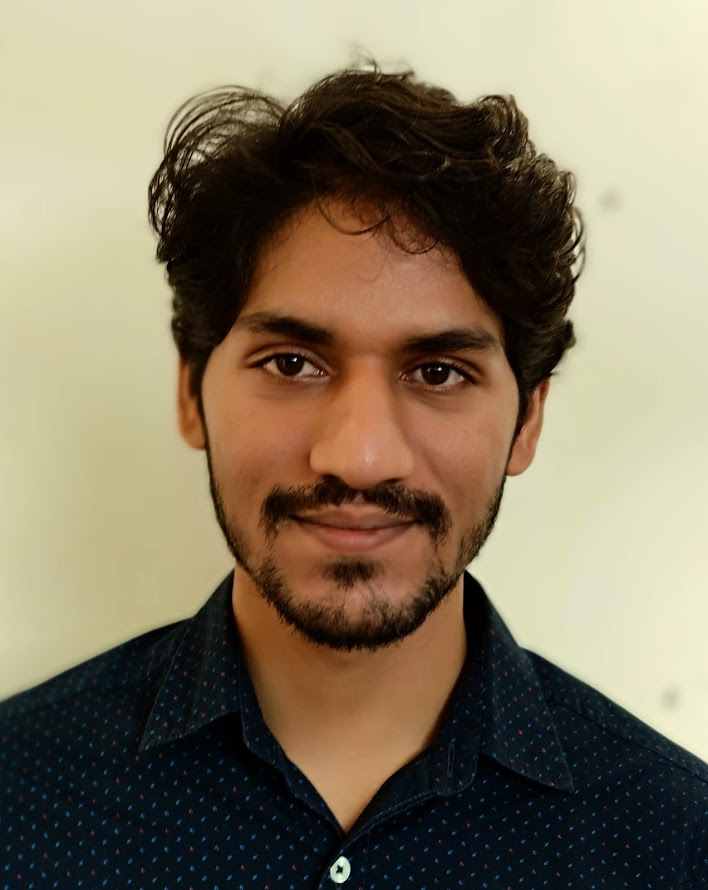
%> input picture s.JPG, 708 x 890 px
$ octave img_processing.m   (GNU Octave 9; MATLAB toolbox functions it lacks are replaced by stand-ins)
%> lines starting %> are read from the running program, lines starting %| are printed output that depends on the picture
%% EE210 Project
%% 2D convolution of the image with given matrix
img=imread('s.JPG');
%> img is the input picture: size 890x708x3 uint8; mean R, G, B 131.7, 119.8, 97
h=(1/49)*ones(7,7);
third=img(:,:,3); second=img(:,:,2); first=img(:,:,1);
con_3=conv2(third,h); con_2=conv2(second,h); con_1=conv2(first,h);
%> after `con_1=conv2(first,h)`:
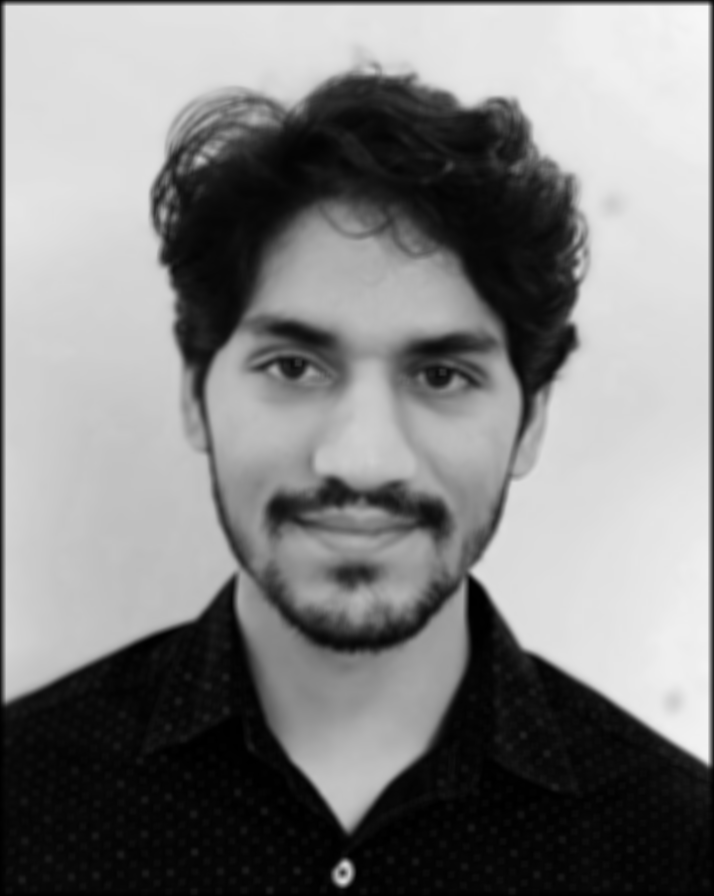
%> con_1: size 896x714 double; min 0.0612, max 246.9, mean 129.8
con_1=uint8(con_1); con_2=uint8(con_2); con_3=uint8(con_3);
figure(1) ; imshow(con_1);
figure(2); imshow(con_2);
figure(3); imshow(con_3);
filt_img=cat(3,con_1,con_2,con_3); %image created after first filter i.e., convolution with h
figure(4); imshow(filt_img);
%% Addition of noise
%noise generation
[r,c]=size(con_1);
%> r = 896; c = 714
randn('state',1);
m=0; var=0.2;
n_img = imnoise(filt_img,'gaussian',m,var);  % added noise
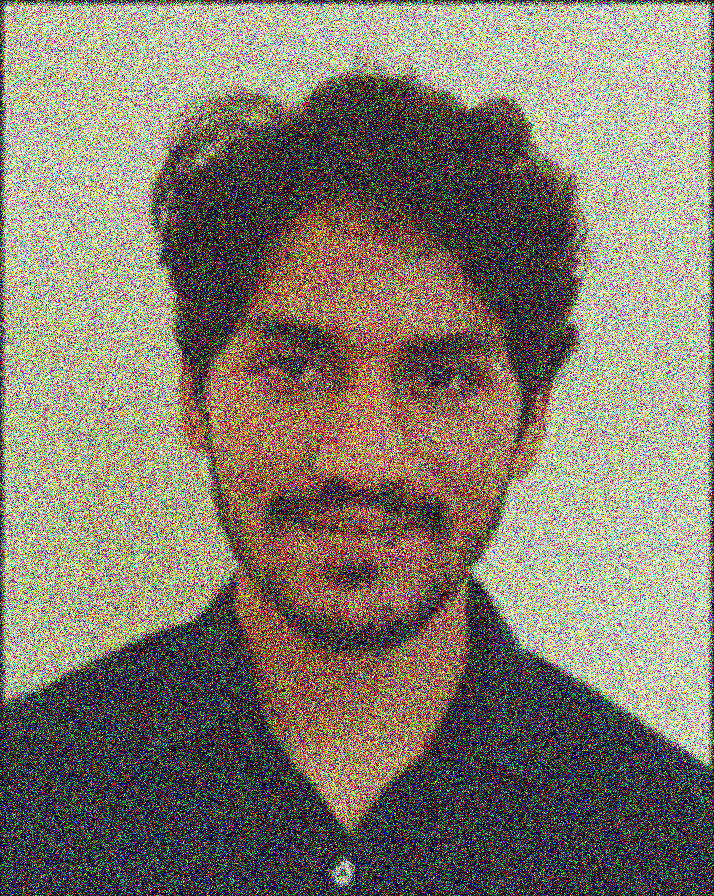
%> n_img: size 896x714x3 uint8; mean R, G, B 130.1, 121.7, 106.7
n_img_1=uint8(conv2(n_img(:,:,1),h));
n_img_2=uint8(conv2(n_img(:,:,2),h));
n_img_3=uint8(conv2(n_img(:,:,3),h));
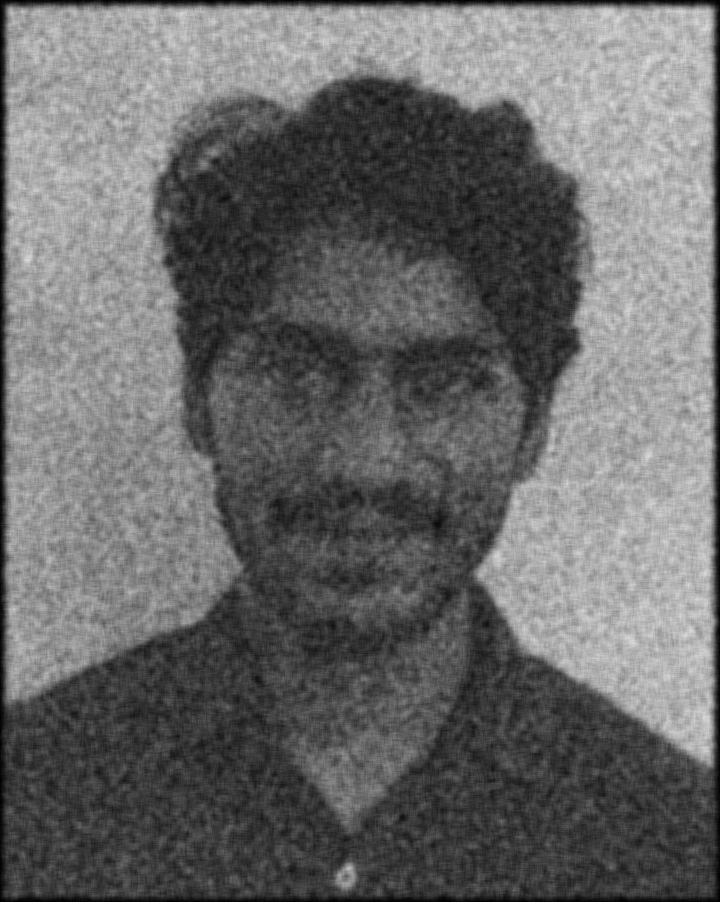
%> n_img_3: size 902x720 uint8; min 0, max 222, mean 105.1
y=cat(3,n_img_1,n_img_2,n_img_3);
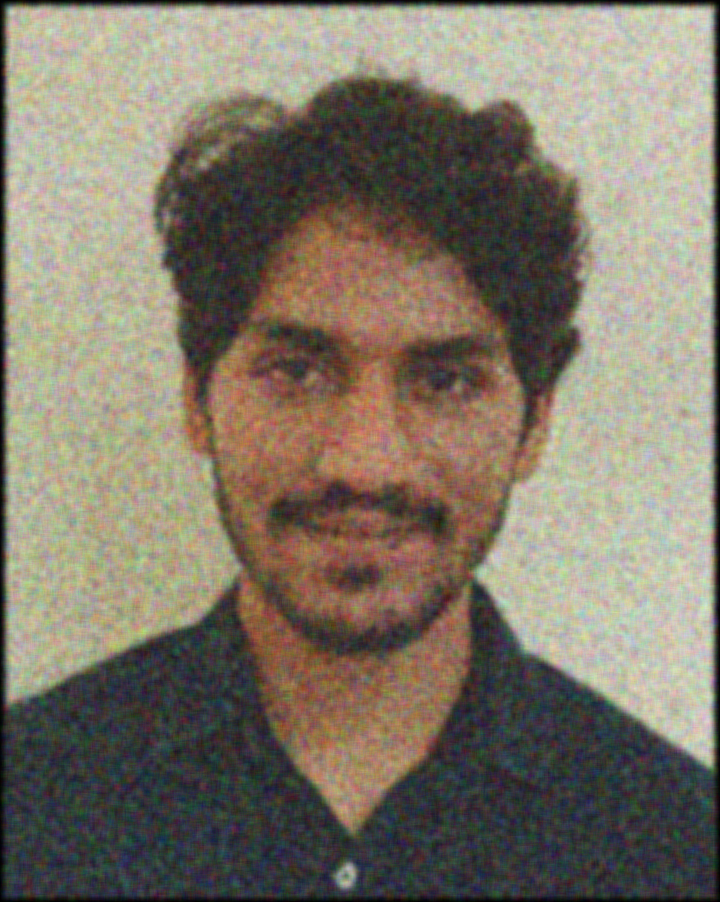
%> y: size 902x720x3 uint8; mean R, G, B 128.2, 119.9, 105.1
figure(5); imshow(y); title('for variance = 0.2')
Y_w=fft2(y); % Discrete fourier transform of y
F1=log(abs(fftshift(Y_w(:,:,1)))); subplot(221), surf(F1), shading flat; title('Fourier plot');
%> after `F1=log(abs(fftshift(Y_w(:,:,1))))`:
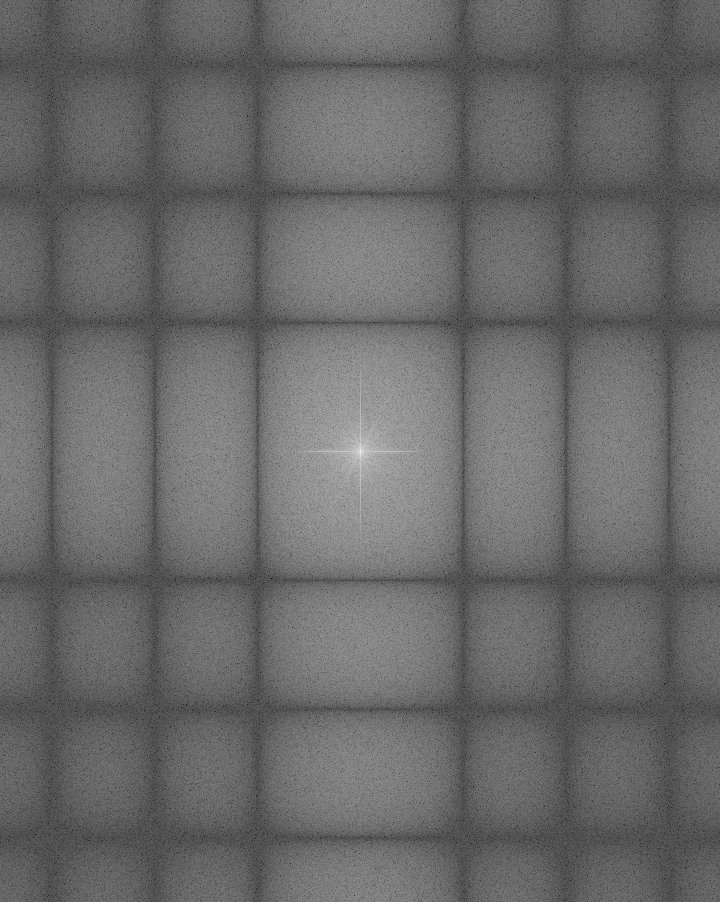
%> F1: size 902x720 double; min -0.824, max 18.24, mean 7.06; drawn with min black and max white
F2=log(abs(fftshift(Y_w(:,:,2)))); subplot(222),surf(F2), shading flat; title('Fourier plot');
F3=log(abs(fftshift(Y_w(:,:,3))));subplot(223), surf(F3), shading flat ; title('Fourier plot')
suptitle('Plot for all the three channels for variance = 0.2');
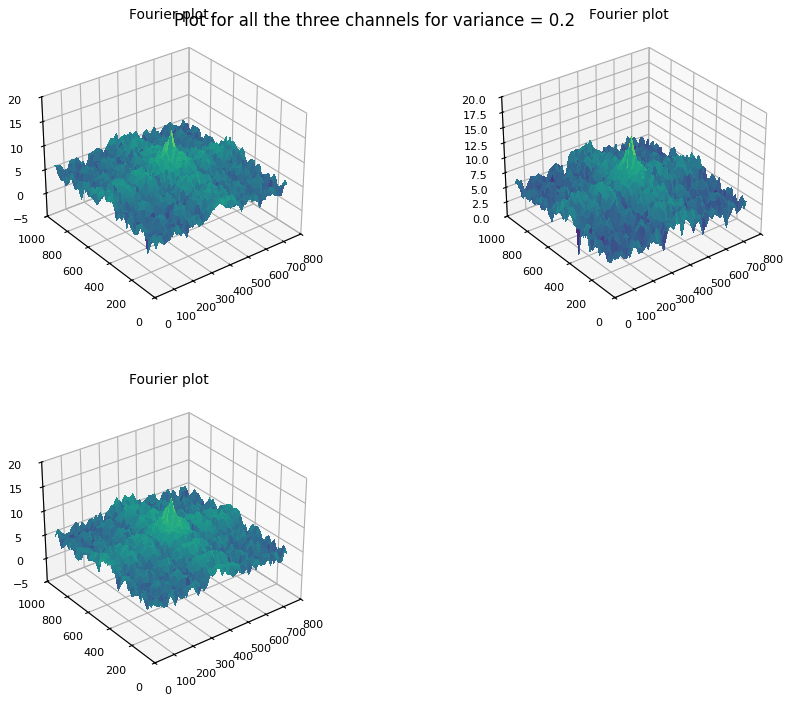
%> figure redrawn from the program's plot data, 3 panels
H_w=fft(h);  % Discrete fourier transform of h % not invertiable ????
k1=ifft(conv2(Y_w(:,:,1),1));k2=ifft(conv2(Y_w(:,:,2),1));k3=ifft(conv2(Y_w(:,:,3),1));
k=cat(3,k1,k2,k3);
figure
imshow(k)
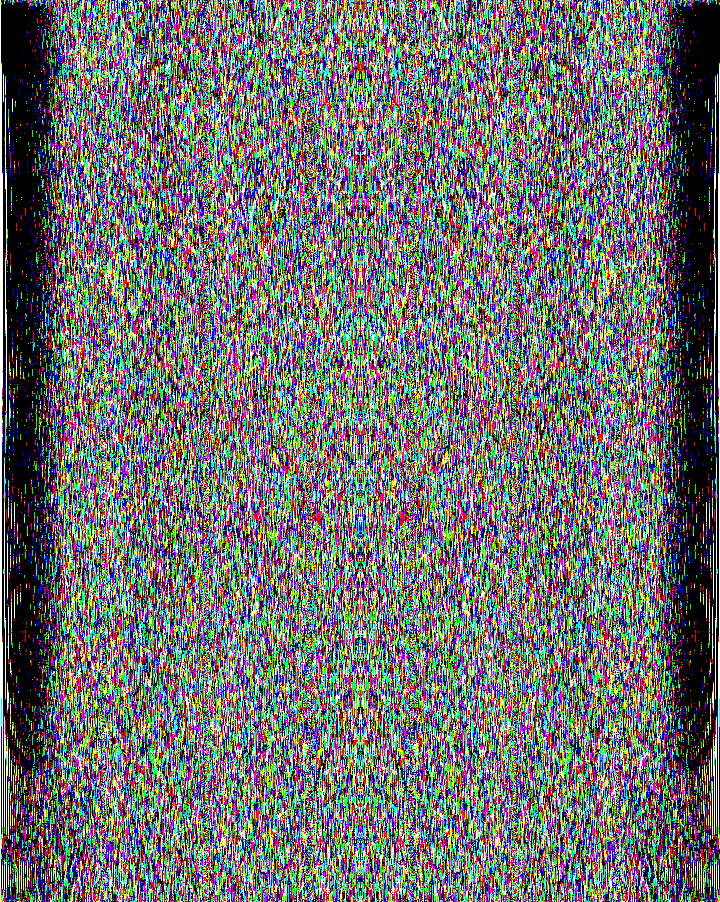
%> displayed picture: size 902x720x3, on the screen's scale of 0 to 255; mean R, G, B 110.3, 111.1, 110.7
